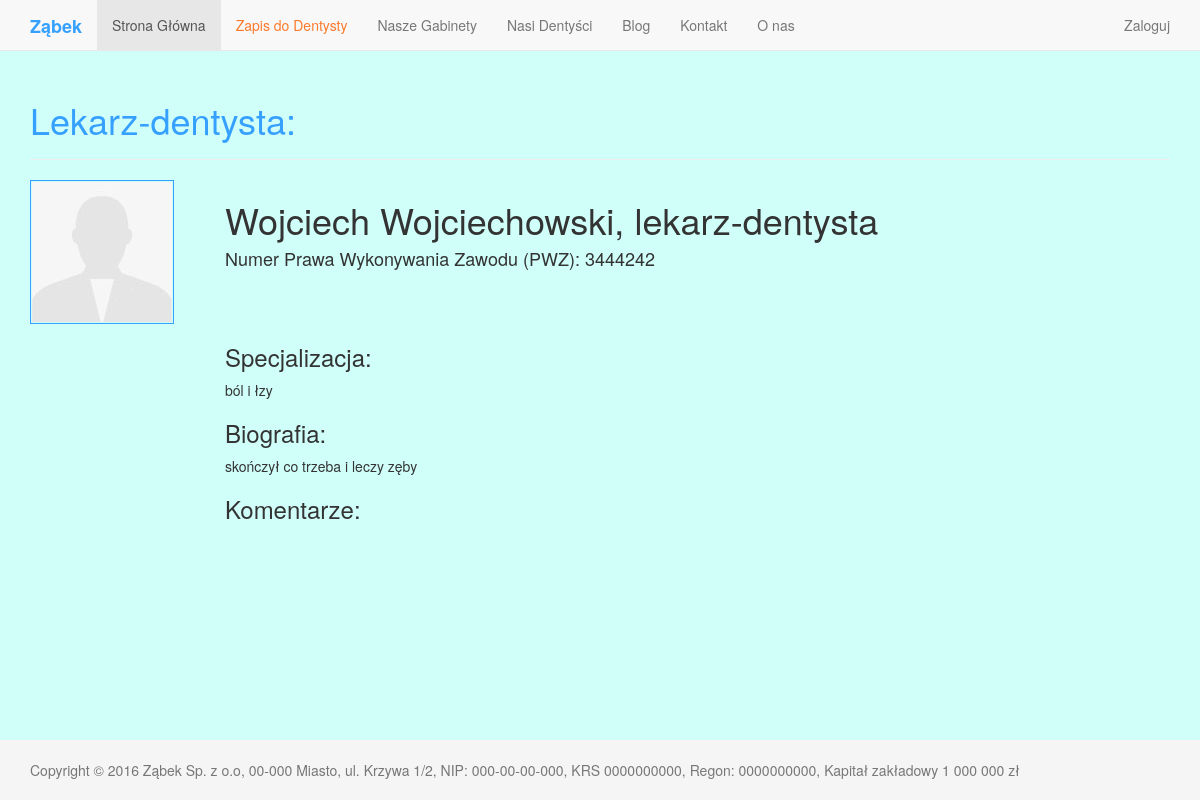
Page /dentist/wojciechowski-wojciech-3444242/ on the earlier database version.
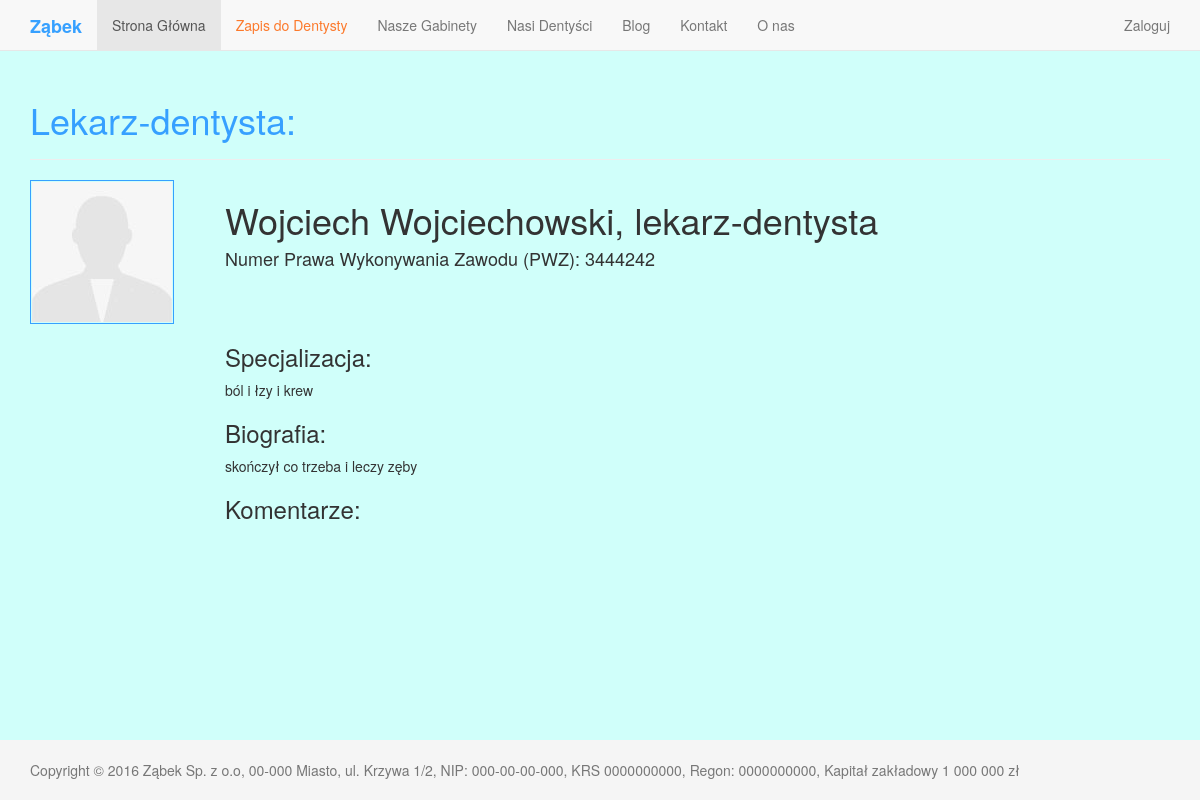
Same page on the later database version.
### main_page/models.py (models this page shows, shortened)
class Dentist(models.Model):
	professional_title = models.CharField(max_length=50, help_text="Tytuł zawodowy dentysty")
	name = models.CharField(max_length=100, help_text="Imię")
	surname = models.CharField(max_length=100, help_text="Nazwisko")
	biography = MarkdownField(null=True, help_text="Biografia")
	profile_image = models.ImageField(upload_to=get_image_path, blank=True, null=True, help_text="Zdjęcie")
	pwz_number = models.CharField(max_length=87, null=True, help_text="7-cyfrowy numer prawa wykonywania zawodu (PWZ)",
		 validators=[MaxLengthValidator(7), MinLengthValidator(7)])
	specialties = models.CharField(max_length=50, null=True, help_text="Specjalizacja")
	slug = models.SlugField(max_length=40, unique=True, blank=True, null=True, help_text="Nazwa linku w postaci - nazwisko-imie-pwz - male litery, bez polskich znaków")
	class Meta:
		verbose_name = "Dentist"
		verbose_name_plural = 'Dentists'

### main_page/views.py (the view)
# urls.py: url(r'^dentist/(?P<slug>[a-zA-Z0-9-]+)/?', views.DentistDetailView.as_view(), name='dentist'),
class DentistDetailView(generic.DetailView):
	model = models.Dentist
	template_name='dentist/dentist_detail.html'

### main_page/templates/dentist/dentist_detail.html (shortened to what this page needs)
{% extends "base.html" %}
    {% load django_markdown %}
    {% load  static %}
    {% block header %}
        <h1>Lekarz-dentysta:</h1>
    {% endblock %}
    {% block content %}
    <section class="" id="dentist_header">
        <div class="row">
            <div class="col-md-2">
            <a class="avatar">
                <img src="{% static 'img/dentist-default.jpg' %}">
            </a>
            </div>
            <div class="col-md-10">
                <h1>{{ object.name }} {{ object.surname }}, {{ object.professional_title }}</h1>
                <h4>Numer Prawa Wykonywania Zawodu (PWZ): {{ object.pwz_number }}<h4>
            </div>
        </div>
    </section>
    <section class="" id="dentist_body">
        <div class="row">
            <div class="col-md-2"></div>
            <div class="col-md-10">
                <div class="specialties">
                    <h3>Specjalizacja:</h5>
                    <p>{{ object.specialties }}</p>
                </div>
                <div class="biography">
                    <h3>Biografia:</h5>
                    <p>{{ object.biography | markdown}}</p></div>
                    <h3>Komentarze:</h3>
                            <br>&nbsp;</br>
        </div>
    </section>
    {% endblock %}

Differences in the rows shown:
changed Dentist "Wojciech": specialties "ból i łzy" → "ból i łzy i krew"
